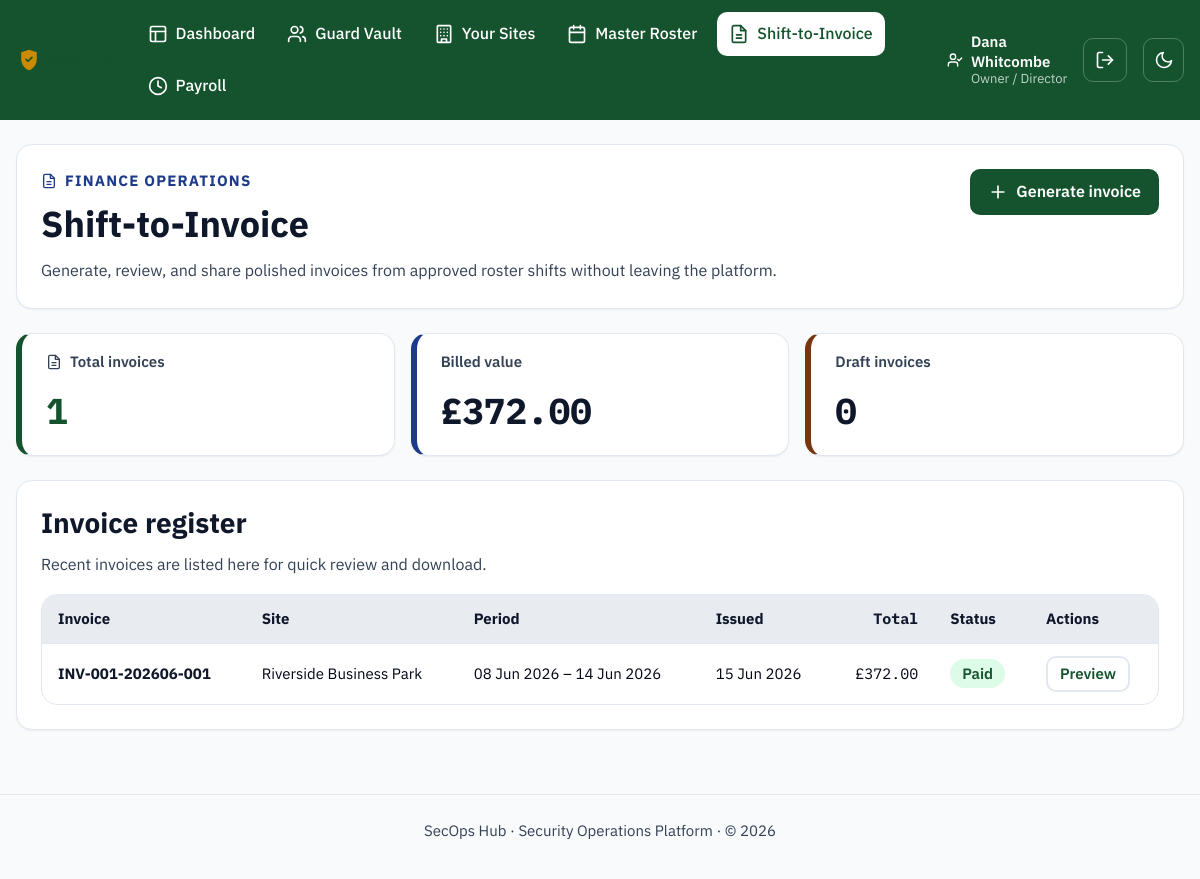
Before: /invoices/ (signed in) with the older database file.
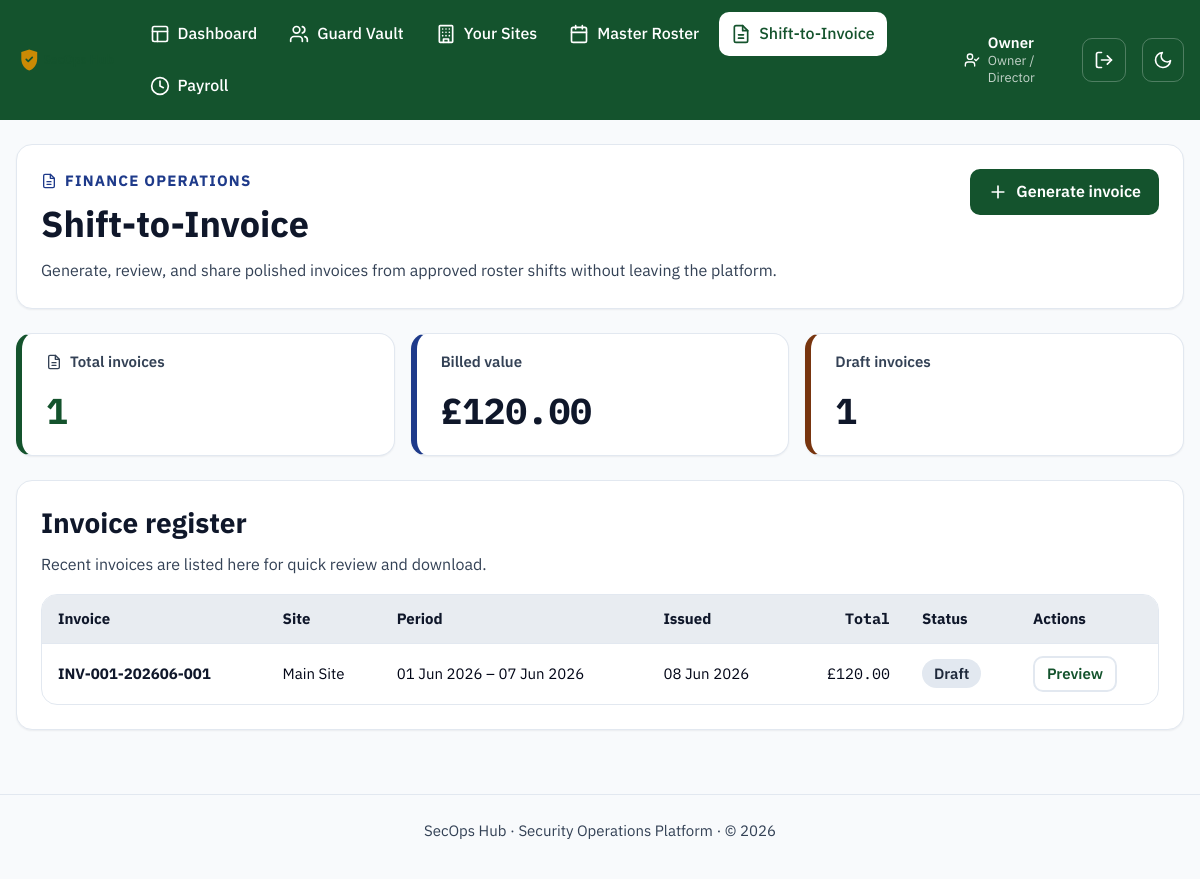
After: the same page with the newer database file.
### models.py (models this page shows, shortened)
class User(UserMixin, db.Model):
    __tablename__ = "users"
    id = db.Column(db.Integer, primary_key=True)
    name = db.Column(db.String(120), nullable=False)
    email = db.Column(db.String(120), unique=True, nullable=False)
    password_hash = db.Column(db.String(255), nullable=False)
    role = db.Column(db.String(30), nullable=False)
    language = db.Column(db.String(10), default="en", nullable=False)
    is_active_account = db.Column(db.Boolean, default=True, nullable=False)
    mfa_secret = db.Column(db.String(32))
    mfa_enabled = db.Column(db.Boolean, default=False, nullable=False)
    guard_id = db.Column(db.Integer, db.ForeignKey("guards.id"), nullable=True)
    created_at = db.Column(db.DateTime, default=datetime.utcnow)
    last_login_at = db.Column(db.DateTime)
    guard = db.relationship("Guard")
    @property
    def role_label(self):
        return ROLE_LABELS.get(self.role, self.role)
    @property
    def is_frontline(self):
        return self.role in FRONTLINE_ROLES

class Invoice(db.Model):
    __tablename__ = "invoices"
    id = db.Column(db.Integer, primary_key=True)
    invoice_number = db.Column(db.String(30), unique=True, nullable=False)
    site_id = db.Column(db.Integer, db.ForeignKey("sites.id"), nullable=False)
    period_start = db.Column(db.Date, nullable=False)
    period_end = db.Column(db.Date, nullable=False)
    issue_date = db.Column(db.Date, default=date.today, nullable=False)
    status = db.Column(db.String(20), default="draft", nullable=False)
    total_amount = db.Column(db.Numeric(10, 2), default=0)
    site = db.relationship("Site", back_populates="invoices")
    shifts = db.relationship("Shift", back_populates="invoice")

class Site(db.Model):
    __tablename__ = "sites"
    id = db.Column(db.Integer, primary_key=True)
    name = db.Column(db.String(120), nullable=False)
    client_name = db.Column(db.String(120), nullable=False)
    address = db.Column(db.String(255))
    site_manager = db.Column(db.String(120))
    pay_rate_default = db.Column(db.Numeric(8, 2), default=0)
    bill_rate_default = db.Column(db.Numeric(8, 2), default=0)
    billing_rate = db.Column(db.Numeric(8, 2), default=18.00, nullable=False)
    is_active = db.Column(db.Boolean, default=True, nullable=False)
    created_at = db.Column(db.DateTime, default=datetime.utcnow)
    shifts = db.relationship("Shift", back_populates="site")
    invoices = db.relationship("Invoice", back_populates="site")

### blueprints/invoices.py (the view)
@invoices_bp.route("/")
def list_invoices():
    invoices = Invoice.query.order_by(Invoice.issue_date.desc()).all()
    return render_template("invoices/list.html", invoices=invoices)

### blueprints/invoices.py (called while the page is built)
@invoices_bp.before_request
@login_required
def _restrict_to_finance_roles():
    if current_user.role not in FINANCE_ROLES:
        abort(403)

### i18n.py (called while the page is built, shortened)
def _load(lang):
    if lang in _cache:
        return _cache[lang]

def translate(key, lang=DEFAULT_LANGUAGE):
    strings = _load(lang)
    if key in strings:
        return strings[key]
    if lang != DEFAULT_LANGUAGE:
        return _load(DEFAULT_LANGUAGE).get(key, key)
    return key

### templates/invoices/list.html (shortened to what this page needs)
{% extends "base.html" %}
{% from "_icons.html" import icon_invoice, icon_plus %}
{% block content %}
  <section class="card invoice-hero">
    <div class="invoice-hero__content">
      <p class="invoice-hero__eyebrow">{{ icon_invoice("icon icon--sm") }} Finance operations</p>
      <h1>Shift-to-Invoice</h1>
      <p class="page-header__meta">Generate, review, and share polished invoices from approved roster shifts without leaving the platform.</p>
    </div>
    <div class="invoice-hero__actions">
      <a class="btn btn-primary" href="{{ url_for('invoices.generate') }}">{{ icon_plus() }} Generate invoice</a>
    </div>
  </section>
  {% if invoices %}
    {% set total_amount = invoices | map(attribute='total_amount') | sum %}
    {% set pending_count = invoices | selectattr('status', 'equalto', 'draft') | list | length %}
    <div class="invoice-summary-grid">
      <div class="stat-card stat-card--success">
        <div class="stat-card__label">{{ icon_invoice("icon icon--sm") }} Total invoices</div>
        <div class="stat-card__value">{{ invoices|length }}</div>
      </div>
      <div class="stat-card">
        <div class="stat-card__label">Billed value</div>
        <div class="stat-card__value">£{{ '%.2f'|format(total_amount) }}</div>
      </div>
      <div class="stat-card stat-card--warning">
        <div class="stat-card__label">Draft invoices</div>
        <div class="stat-card__value">{{ pending_count }}</div>
      </div>
    </div>
    <section class="card invoice-list-section">
      <div class="card__header">
        <div>
          <h2>Invoice register</h2>
          <p class="page-header__meta">Recent invoices are listed here for quick review and download.</p>
        </div>
      </div>
      <div class="table-wrapper">
        <table>
          <thead>
            <tr>
              <th scope="col">Invoice</th>
              <th scope="col">Site</th>
              <th scope="col">Period</th>
              <th scope="col">Issued</th>
              <th scope="col" class="numeric">Total</th>
              <th scope="col">Status</th>
              <th scope="col">Actions</th>
            </tr>
          </thead>
          <tbody>
            {% for invoice in invoices %}
              <tr>
                <td><a class="invoice-table-link" href="{{ url_for('invoices.detail', invoice_id=invoice.id) }}">{{ invoice.invoice_number }}</a></td>
                <td>{{ invoice.site.name }}</td>
                <td>{{ invoice.period_start.strftime('%d %b %Y') }} &ndash; {{ invoice.period_end.strftime('%d %b %Y') }}</td>
                <td>{{ invoice.issue_date.strftime('%d %b %Y') }}</td>
                <td class="numeric">£{{ '%.2f'|format(invoice.total_amount) }}</td>
                <td><span class="badge badge--{{ invoice.status }}">{{ invoice.status|capitalize }}</span></td>
                <td><a class="btn btn-secondary btn-sm" href="{{ url_for('invoices.print_preview', invoice_id=invoice.id) }}">Preview</a></td>
              </tr>
            {% endfor %}
          </tbody>
        </table>
      </div>
    </section>
  {% else %}
    <div class="card empty-state">
      {{ icon_invoice() }}
      <p>No invoices generated yet. Mark roster shifts as complete, then generate an invoice for the billing period.</p>
      <a class="btn btn-primary" href="{{ url_for('invoices.generate') }}">{{ icon_plus("icon icon--sm") }} Generate invoice</a>
    </div>
  {% endif %}
{% endblock %}

### templates/base.html (shortened to what this page needs)
<!doctype html>
<html lang="en">
<head>
  <link rel="stylesheet" href="{{ url_for('static', filename='css/styles.css') }}">
</head>
<body class="{% block body_class %}{% endblock %}">
  {% from "_icons.html" import icon_shield, icon_layout, icon_users, icon_building, icon_invoice, icon_sun, icon_moon, icon_log_out, icon_user_check, icon_clock, icon_calendar %}
  <header class="app-header">
    <div class="app-header__inner">
      <a class="app-header__brand" href="{{ url_for('dashboard') }}">
        <img class="app-header__logo" src="{{ url_for('static', filename='img/logo.svg') }}" alt="SecOps Hub" height="28">
      </a>
      {% if current_user.is_authenticated %}
        <nav class="app-nav" aria-label="Primary">
          {% if not current_user.is_frontline %}
            <a href="{{ url_for('dashboard') }}" {% if request.endpoint == 'dashboard' %}aria-current="page"{% endif %}>
              {{ icon_layout() }} {{ t('nav.dashboard') }}
            </a>
          {% endif %}
          {% if current_user.role in ('owner', 'ops_manager', 'hr_compliance') %}
            <a href="{{ url_for('guards.list_guards') }}" {% if request.endpoint and request.endpoint.startswith('guards.') %}aria-current="page"{% endif %}>
              {{ icon_users() }} {{ t('nav.guards') }}
            </a>
          {% endif %}
          {% if current_user.role in ('owner', 'ops_manager', 'supervisor') %}
            <a href="{{ url_for('sites.list_sites') }}" {% if request.endpoint and request.endpoint.startswith('sites.') %}aria-current="page"{% endif %}>
              {{ icon_building() }} {{ t('nav.sites') }}
            </a>
            <a href="{{ url_for('roster.master') }}" {% if request.endpoint and request.endpoint.startswith('roster.') %}aria-current="page"{% endif %}>
              {{ icon_calendar() }} {{ t('nav.roster') }}
            </a>
          {% endif %}
          {% if current_user.role in ('owner', 'ops_manager') %}
            <a href="{{ url_for('invoices.list_invoices') }}" {% if request.endpoint and request.endpoint.startswith('invoices.') %}aria-current="page"{% endif %}>
              {{ icon_invoice() }} {{ t('nav.invoices') }}
            </a>
          {% endif %}
          {% if current_user.role in ('owner', 'hr_compliance') %}
            <a href="{{ url_for('payroll.overview') }}" {% if request.endpoint and request.endpoint.startswith('payroll.') %}aria-current="page"{% endif %}>
              {{ icon_clock() }} {{ t('nav.payroll') }}
            </a>
          {% endif %}
        </nav>
        <div class="app-header__session">
          <span class="app-header__user">
            {{ icon_user_check("icon icon--sm") }}
            <span>
              <strong>{{ current_user.name }}</strong>
              <small>{{ current_user.role_label }}</small>
            </span>
          </span>
          <form method="post" action="{{ url_for('auth.logout') }}">
            <button type="submit" class="theme-toggle" aria-label="{{ t('nav.logout') }}" title="{{ t('nav.logout') }}">
              {{ icon_log_out() }}
            </button>
          </form>
        </div>
      {% endif %}
      <button type="button" id="theme-toggle" class="theme-toggle" aria-pressed="false" aria-label="Switch to dark mode">
        {{ icon_moon("icon icon-moon") }}
      </button>
    </div>
  </header>
  <main id="main-content" class="app-main">
    {% with messages = get_flashed_messages(with_categories=true) %}
      {% if messages %}
          {% for category, message in messages %}
              {% if category == 'error' %}
                {% from "_icons.html" import icon_x_circle %}
              {% else %}
                {% from "_icons.html" import icon_check_circle %}
              {% endif %}
          {% endfor %}
      {% endif %}
    {% endwith %}
    {% block content %}{% endblock %}
  </main>
  <footer class="app-footer">
    <p>SecOps Hub &middot; Security Operations Platform &middot; &copy; {{ current_year }}</p>
  </footer>
</body>
</html>

Changed rows visible on the page:
changed User "Owner / Director": name "Dana Whitcombe" → "Owner"
changed Invoice "INV-001-202606-001": site.name "Riverside Business Park" → "Main Site"; period_start "08 Jun 2026" → "01 Jun 2026"; period_end "14 Jun 2026" → "07 Jun 2026"; issue_date "15 Jun 2026" → "08 Jun 2026"; total_amount "372.00" → "120.00"; status "Paid" → "Draft"
Other visible differences:
{{ '%.2f'|format(total_amount) }}: "372.00" → "120.00"
{{ pending_count }}: "0" → "1"
